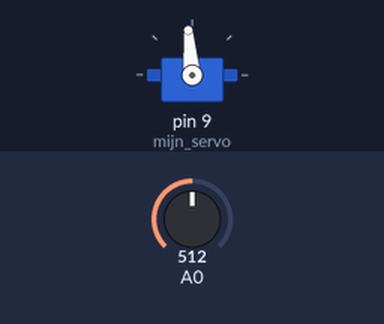
A sketch run on a simulated Arduino Uno, built with avr-gcc and run on an emulated ATmega328P. On the bench: servo. The inputs (shaded band) are chosen by the test bench; at power-on: A0 = 512.

Above: at 1.2 s.
1.3 s: A0 set to 716
At 1.8 s:
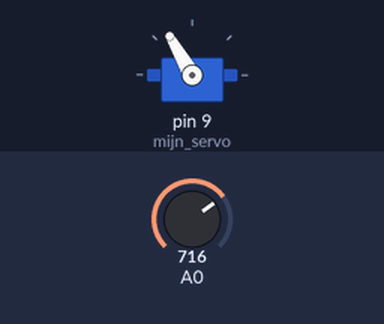
2.8 s: A0 set to 900
At 4.0 s:
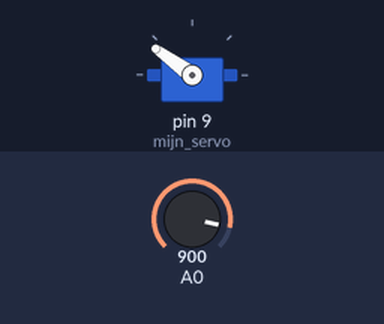
4.3 s: A0 set to 306
At 5.5 s:
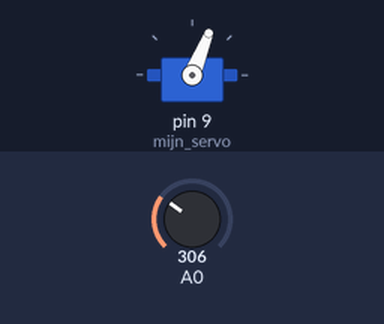
5.8 s: A0 set to 122
At 6.8 s:
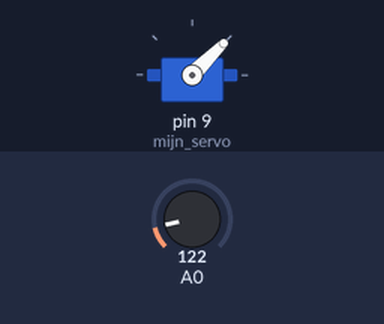
7.3 s: A0 set to 0
At 8.0 s:
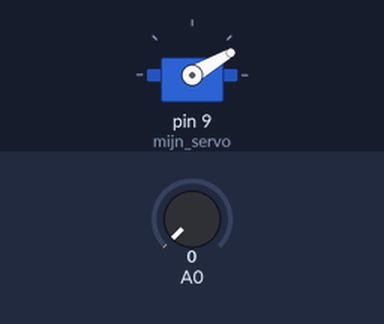
Timing chart, 0 to 9.8 s (numbered marks = the images above; inputs shaded):
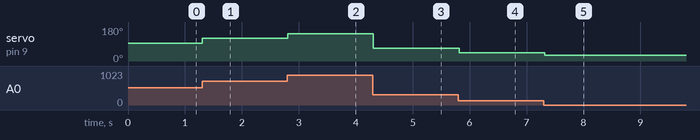

The sketch:

koel.ino
```cpp
#include <Servo.h>

Servo mijn_servo;

void setup()
{
  Serial.begin(9600);
  mijn_servo.attach(9);
  pinMode(A0, INPUT);
}

void loop()
{
  mijn_servo.write(
    map(analogRead(A0),0,1024,30,160)
    );
    delay(100);
}
```

Measured:
- after the input at 1.3 s, servo on pin 9 (mijn_servo): 95° → 120° at once
- after the input at 2.8 s, servo on pin 9 (mijn_servo): 120° → 144° at once
- after the input at 4.3 s, servo on pin 9 (mijn_servo): 144° → 68° at once
- after the input at 5.8 s, servo on pin 9 (mijn_servo): 68° → 45° at once
- after the input at 7.3 s, servo on pin 9 (mijn_servo): 45° → 30° at once
